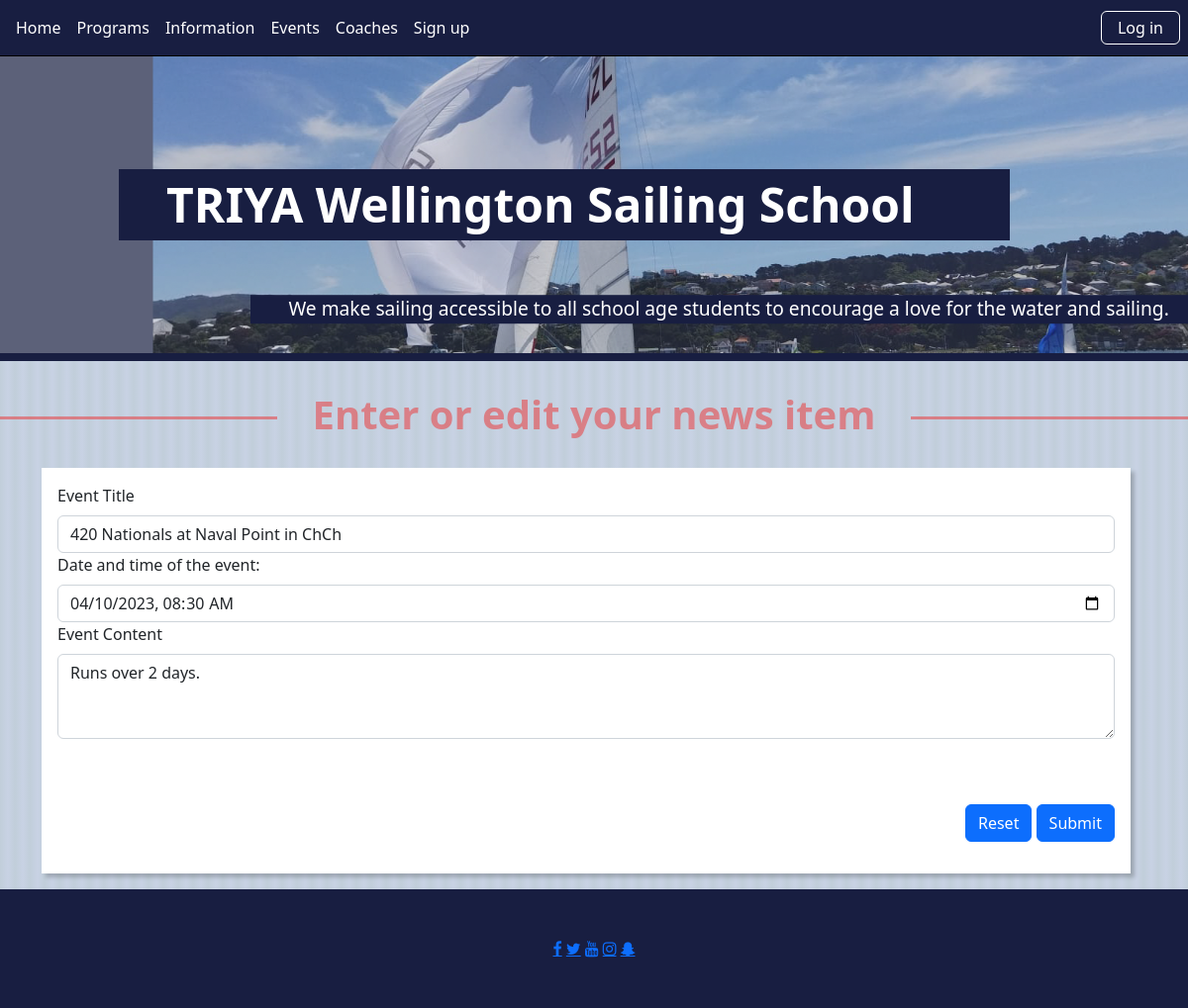
Screenshot of /event_cud/3 with the database file from the repository.
### tables this page shows
CREATE TABLE event(
    event_id integer primary key autoincrement not null,
    title text not null unique,
    content text not null,
    event_date date
);

### server.py (the view)
@app.route("/event_cud/<event_id>", methods=["GET", "POST"])
def event_cud(event_id):
    empty_event = {
        'title': "Racing event",
        'content': "Bring your boat",
        'event_date': '2022-12-07T16:12'
    }
    if request.method == "POST":
        f = request.form
        sqlite_date = f['Event Date'].replace("T", " ")+":00"
        if event_id == "0":
            sql = "insert into event(title, content, event_date) values(?,?,?)"
            values_tuple = (f['title'], f['content'], sqlite_date)
            outcome = run_commit_query(sql, values_tuple, db_path)
        else:
            sql = "update event set title=? , content=?, event_date=?  where event_id=?"
            values_tuple = (f['title'], f['content'], sqlite_date, event_id)
            outcome = run_commit_query(sql, values_tuple, db_path)
        if outcome is not None:
            return render_template("error_page.html", error_message=outcome)
        else:
            return redirect(url_for('event'))
    elif request.method == "GET":
        if event_id == "0":
            return render_template("event_cud.html", event=empty_event, event_id=event_id)
        else:
            sql = "select title, content, event_date from event where event_id = ?"
            values_tuple = (event_id,)
            result = run_search_query_tuples(sql, values_tuple, db_path)
            if result is None:
                e_m = "Oops, we could not find a result"
                return render_template("error_page.html", error_message=e_m)
            return render_template("event_cud.html", event_id=event_id, event=result[0])

### db_functions.py (called while the page is built)
def run_search_query_tuples(sql_query,values_tuple, file_path,  rowfactory=True):
    result = None
    try:
        db = sqlite3.connect(file_path)
        if rowfactory:
            db.row_factory = sqlite3.Row
        cursor = db.cursor()
        print("connection successful")
        cursor.execute(sql_query,values_tuple)
        result = cursor.fetchall()
        print("Search Query executed")
        cursor.close()
    except sqlite3.Error as error:
        print("Error running search query tuples: {}".format(error))
    finally:
        if db:
            db.close()
            print("sqlite connection is closed")
        if result:
            return result

### templates/event_cud.html (shortened to what this page needs)
{% extends "main_template.html" %}
{% block content %}
            <h1>Enter or edit your news item </h1>
    <div class="container-lg">
    <div class="event">
       <form action="{{ url_for('event_cud', event_id = event_id )}}" method="post">
       <div>
           <label for="title" class="form-label"> Event Title</label>
           <input type="text" class="form-control" id="title" name="title" placeholder="" value="{{ event['title'] }}" required>
       </div>
        <div>
            <label for="event" class="form-label"> Date and time of the event:</label>
            <input id="event"
                   class="form-control"
                   type="datetime-local"
                   name="Event Date"
                   min="2022-01-01T00:00"
                   max="2024-12-31T00:00"
                   value = "{{ event['event_date'] }}"
                   required />
      </div>
       <div>
           <label for="content" class="form-label">Event Content</label>
           <textarea class="form-control" id="content" name="content" rows="3" placeholder="" required>{{ event['content'] }}</textarea>
       </div>
           <div id="errormessage" class="alert"></div>
        <div class="text-end py-3">
          <button type="reset" class="btn btn-primary">Reset</button>
          <button id="submit" type="submit" class="btn btn-primary" >Submit</button>
        </div>
       </form>
        </div>
    </div>
{% endblock %}

### static/styles/main-styles.css (style rules this page uses)
:root { --main-bg-color: rgb(193, 206, 218); --main-bg-color-grad: rgb(200, 210, 228); --titles: rgb(237,46,46); --titles-trans: rgba(237,46,46,0.5); --deepblue: rgb(24, 30, 65); --deepblue-trans: rgba(24, 30, 65, 0.7); }
body { background-color: var(--main-bg-color); font-size: 100%; background: repeating-linear-gradient(90deg, var(--main-bg-color) 0, var(--main-bg-color-grad) 8px, var(--main-bg-color) 15px); }
h1 { border: 0px solid red; padding:0; overflow: hidden; color: var(--titles-trans); font-weight: bold; display: table; white-space: nowrap; margin: 0.75em 0; }
h1:before, h1:after { border-top: 3px solid var(--titles-trans); content: ''; display: table-cell; position: relative; top: 0.65em; width: 50%; }
h1:before { right: 3%; }
h1:after { left: 3%; }
.news, .about, .coaches, .program, .sign-up, .information, .event { border: 0px solid red; margin: 0em 1em 1em 0; box-shadow: 4px 4px 4px 0 rgba(0, 0, 0, 0.2); background-color: white; padding:1em; }
.alert { color:red; font-size: 1.5em; text-align: center; }

### rows the page displays
event: title "420 Nationals at Naval Point in ChCh", event_date "04/10/2023 08:30", content "Runs over 2 days."
